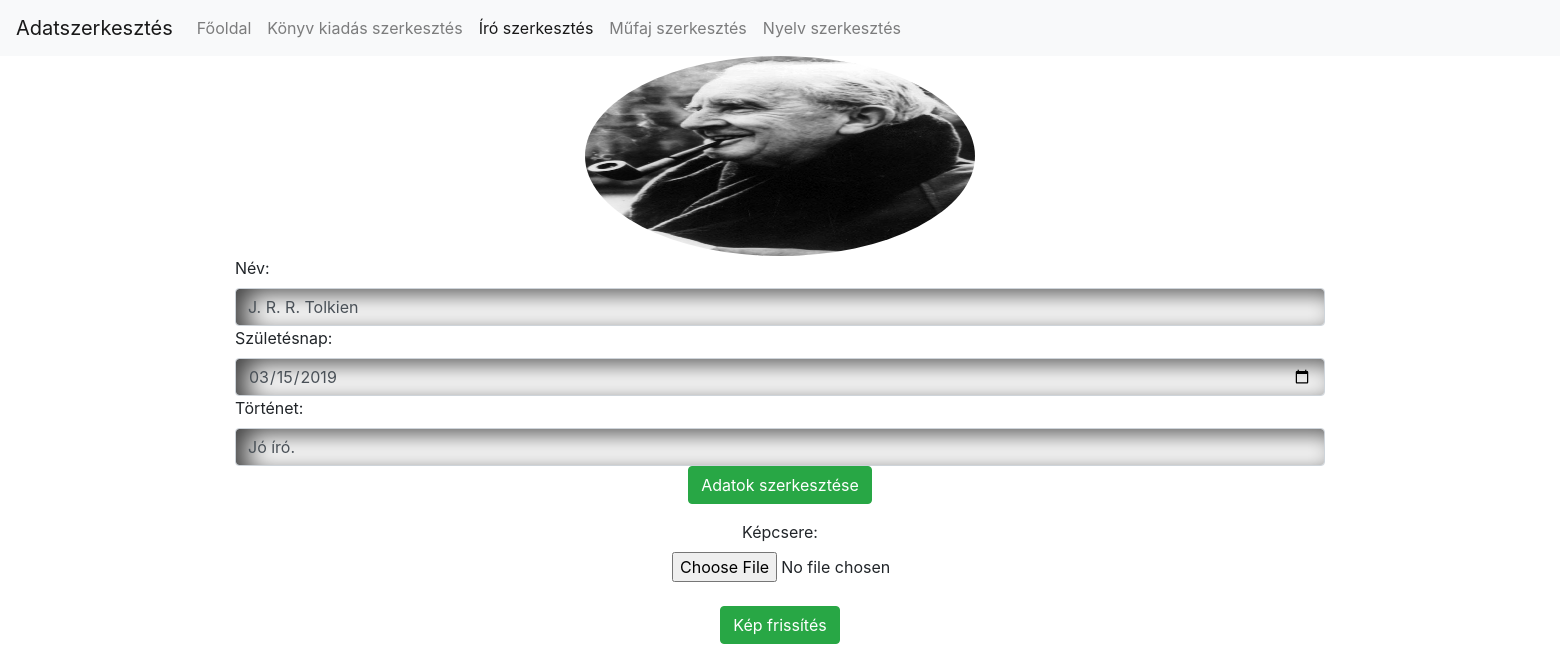
/update/updateWriters.php?writerid=2 (signed in), run on the app's committed database.
### tables this page shows
CREATE TABLE `writer` (
  `id` int(11) NOT NULL,
  `writer_name` varchar(255) NOT NULL,
  `writer_picture` varchar(255) NOT NULL,
  `writer_birthday` date NOT NULL,
  `life_story` varchar(255) NOT NULL
);

### db.php (called while the page is built, shortened)
<?php
class db{
	private static $host = "localhost:3306";
	private static $username = "root";
	private static $password = "";
	private static $database = "library";
	private static $coding = "utf8";
	private static $instance = null;
	private $connection = "";
	public function __construct(){
		$this->connection = mysqli_connect(self::$host,self::$username,self::$password);
		if(mysqli_connect_errno($this->connection)){
			die("Could not connect mysqli database");
		}else{
			mysqli_select_db($this->connection,self::$database);
			mysqli_set_charset($this->connection,self::$coding);
		}
	}
	public static function get(){
		if(is_null(self::$instance)){
			self::$instance = new db();
		}
		return self::$instance;
	}
	public function query($queryString){
		$result = mysqli_query($this->connection,$queryString);
		return $result;
	}
	public function getArray($queryString){
		$result = $this->query($queryString);
		$rows = array();
		while($row = mysqli_fetch_assoc($result)){
			$rows[] = $row;
		}
		return $rows;
	}
	public function escape($string){
		return mysqli_real_escape_string($this->connection,$string);
	}
}
?>

### update/updateWriters.php (the view, shortened to what this page needs)
<?php
	require_once "../db.php";
	if(isset($_GET["writerid"])){
		$db = db::get();
		$id = $db->escape($_GET["writerid"]);
		$selectWriterDataQuery = "SELECT * FROM writer WHERE id=".$id;
		$allwriter = $db->getArray($selectWriterDataQuery);
	}
?>
<!DOCTYPE html>
<html>
<head>
	<?php require_once("../head.php"); ?>
</head>
<body class="bg">
		<nav class="navbar navbar-expand-lg navbar-light bg-light">
			<a class="navbar-brand" href="#">Adatszerkesztés</a>
			<div class="collapse navbar-collapse" id="navbarNav">
				<ul class="navbar-nav">
				<?php if($_SESSION["username"] == "admin"): ?>
					<li class="nav-item">
						<a class="nav-link" href="../list.php">Főoldal</a>
					</li>
					<li class="nav-item">
						<a class="nav-link" href="listBook.php">Könyv kiadás szerkesztés</a>
					</li>
					<li class="nav-item  active">
						<a class="nav-link" href="listWriter.php">Író szerkesztés</a>
					</li>
					<li class="nav-item">
						<a class="nav-link" href="listCategory.php">Műfaj szerkesztés</a>
					</li>
					<li class="nav-item">
						<a class="nav-link" href="listLanguage.php">Nyelv szerkesztés</a>
					</li>
				<?php endif; ?>
				</ul>
			</div>
		</nav>
		<?php if(count($allwriter) > 0): ?>
			<?php foreach($allwriter as $writer): ?>
				<div class="container text-center">
					<img src="../image/<?php echo $writer['writer_picture']; ?>" class="text-center" alt="Borito kepe" style="border-radius: 50%; height: 25vh; width: 25vw;">
					<form class="container form-group" action="updateWriterData.php?writerid=<?php echo $writer['id']; ?>" method="post" enctype="multipart/form-data">
						<div class="form-row">
							<label for="writer_name">Név:</label>
							<input type="text" class="input form-control" name="writer_name" id="writer_name" required="true"  value="<?php echo $writer['writer_name']; ?>">
						</div>
						<div class="form-row">
							<label for="writer_birthday">Születésnap:</label>
							<input type="date" class="input form-control" name="writer_birthday" id="writer_birthday" value="<?php echo $writer['writer_birthday']; ?>">
						</div>
						<div class="form-row">
							<label for="life_story">Történet:</label>
							<input type="text" class="input form-control" name="life_story" id="life_story" required="true"  value="<?php echo $writer['life_story']; ?>">
						</div>
						<button name="updateWriter" class="btn btn-success">Adatok szerkesztése</button>
					</form>
					<form class="container form-group text-center" method="post" action="updateWriter.php?writerid=<?php echo $writer['id']; ?>" enctype="multipart/form-data">
						<div class="form-group">
							<label for="exampleFormControlFile1">Képcsere:</label>
							<input type="file" class="form-control-file" name="fileToUpload2" id="exampleFormControlFile1" style="margin-left: 40%;"><br>
							<button class="btn btn-success" name="uploadPicture">Kép frissítés</button>
						</div>
					</form>
				</div>
			<?php endforeach; ?>
		<?php endif; ?>
	</body>
	</html>

### update/updateWriters.php (style rules this page uses)
.bg { background-image: url("http://www.budaorsiinfo.hu/wp-content/uploads/2013/12/konyv_illusztr.jpg"); background-size: cover; background-repeat: none; }
.bg img { height: 100%; width: 100%; }
.input { -webkit-box-shadow: inset 13px 6px 26px -2px rgba(0,0,0,0.75); -moz-box-shadow: inset 13px 6px 26px -2px rgba(0,0,0,0.75); box-shadow: inset 13px 6px 26px -2px rgba(0,0,0,0.75); }

### data on the page
writer: writer_picture (picture), writer_name "J. R. R. Tolkien", writer_birthday "03/15/2019", life_story "Jó író."
